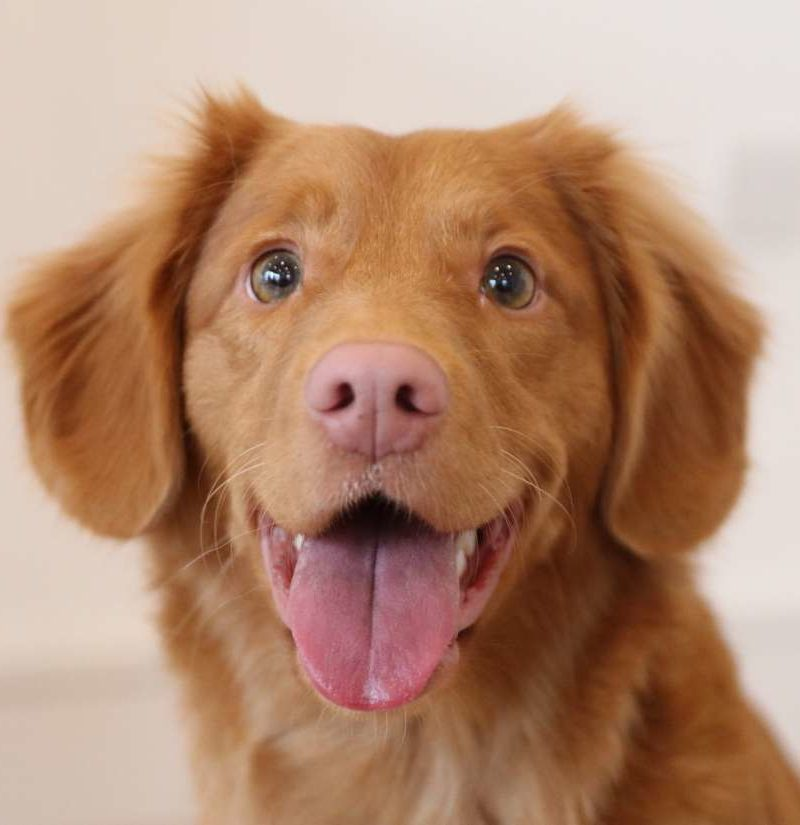
#> input picture Images/dog.jpg, 800 x 825 px, found by its file name
$ python Basic_Functions.py
#> lines starting #> are read from the running program, lines starting #| are printed output that depends on the picture; after the words box and inside, x2 and y2 are one past the last pixel; in counts of white or black regions, pixels touching at a corner belong together
import cv2 as cv

dog = cv.imread('C:/Users/omrir/Desktop/Personal Projects/Images/dog.jpg')
#> dog is the input picture: shape (825, 800, 3); mean B, G, R 112.3, 137.1, 177.1
cv.imshow('dog',dog)
#converting to greyscale--------------------------
gray = cv.cvtColor(dog,cv.COLOR_BGR2GRAY)
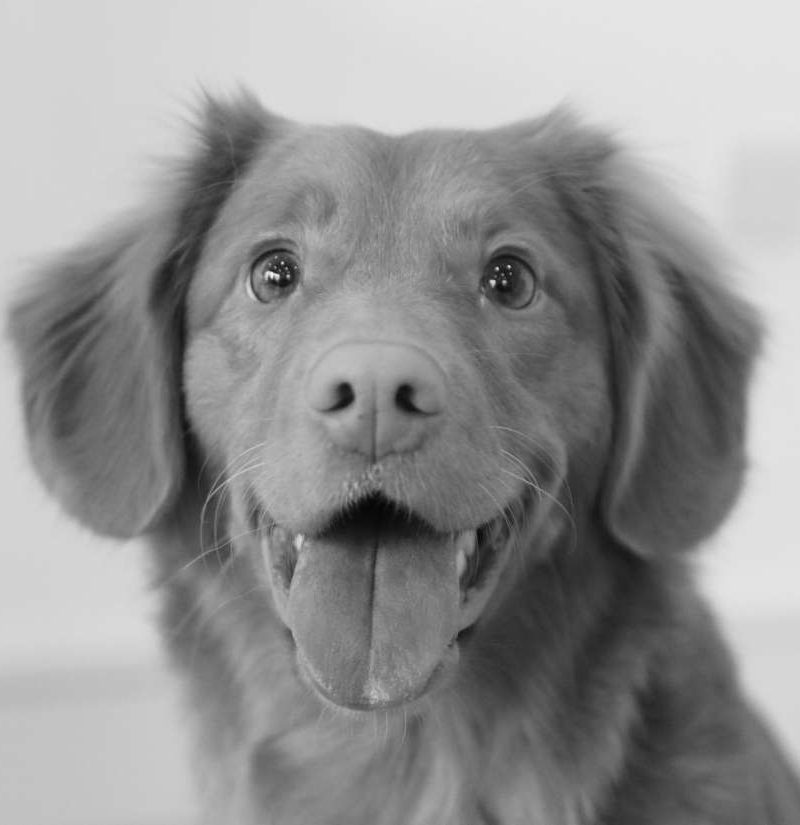
#> gray: shape (825, 800); min 5, max 248, mean 146.2
#cv.imshow('gray',gray)

#Blur an image------------------------------------
Gaussian_blur = cv.GaussianBlur(dog,(7,7),cv.BORDER_DEFAULT)
#Median_blur = cv.medianBlur(dog,3)
#cv.imshow('Gaussian_blur',Gaussian_blur)
#cv.imshow('mediam_blur',Median_blur)

#Edge Cascade-----------------------------------
canny = cv.Canny(dog,125,175)
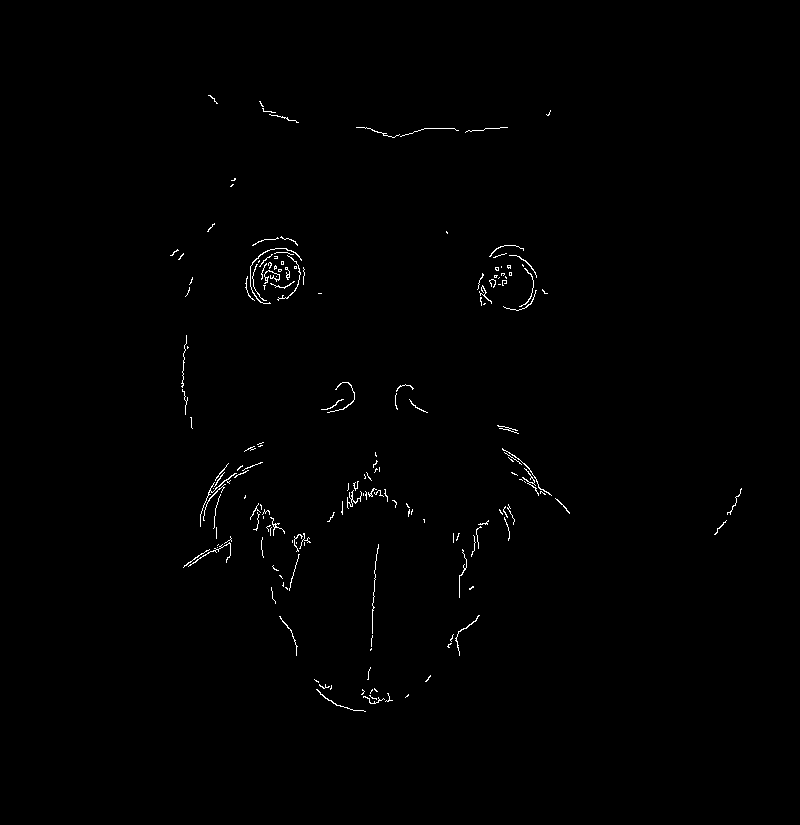
#> canny: shape (825, 800); 0.58% white in thin lines or dots, all inside (x1, y1, x2, y2) = (170, 95, 742, 712)
#TO REDUCE THE EDGES apply it on a blured image
#cv.imshow('edge',canny)


#dialating----------------------------------------
dilated = cv.dilate(canny,(7,7),iterations=4)
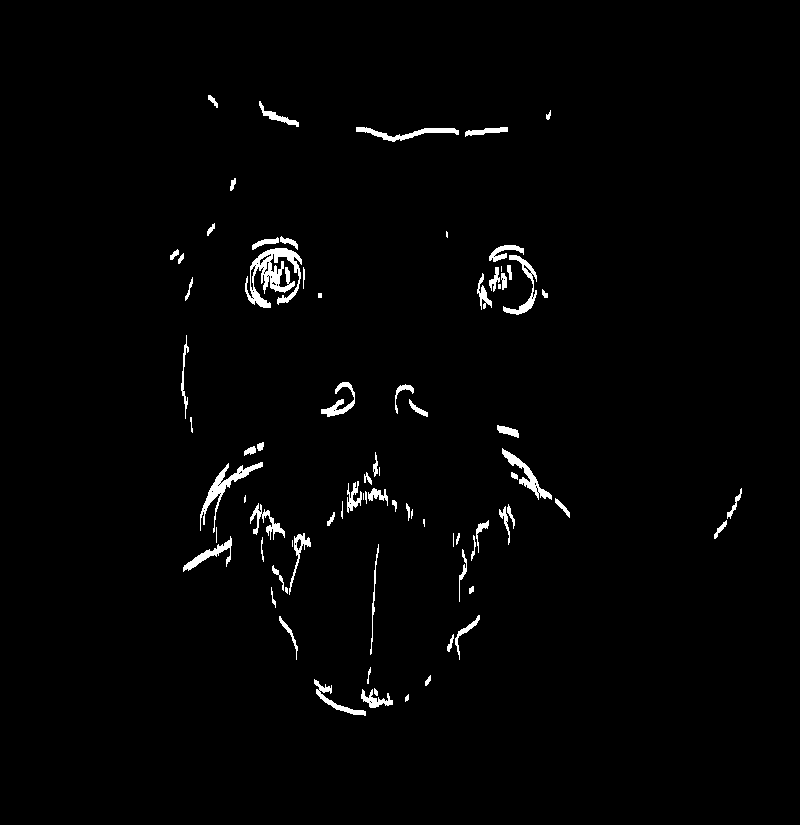
#> dilated: shape (825, 800); 1.7% white; 80 white regions (12 under 20 px), largest, box (x1, y1, x2, y2) and area: (245, 248, 302, 308) 1576, (200, 462, 263, 533) 794, (502, 448, 552, 500) 557
#cv.imshow('dialated',dilated)

#eroding--------------------------------------
eroded = cv.erode(dilated,(7,7),iterations=4)
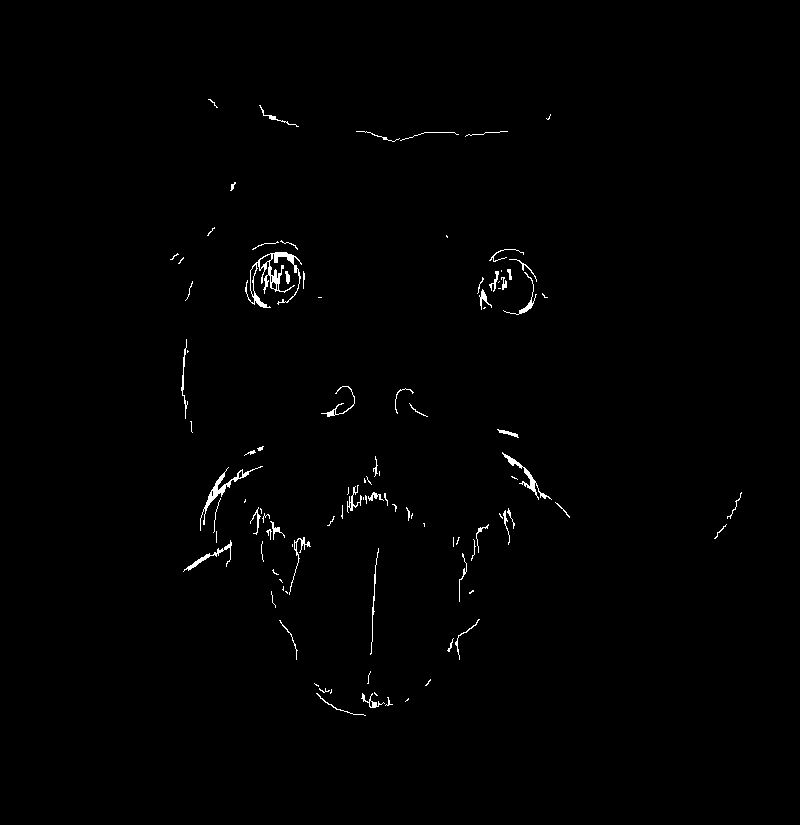
#> eroded: shape (825, 800); 0.75% white in thin lines or dots, all inside (x1, y1, x2, y2) = (170, 99, 742, 716)
#cv.imshow('erode',eroded)

#resize-cubic is larging, are if smalling----------
resized = cv.resize(dog,(1000,1000),interpolation=cv.INTER_CUBIC)
#cv.imshow('resized',resized)

#cropping-------------------------------------
cropped = dog[200:300,0:800]
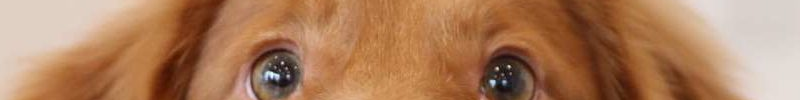
#> cropped: shape (100, 800, 3); mean B, G, R 92.8, 126.4, 173.1
#cv.imshow('crop',cropped)

cv.waitKey(0)
